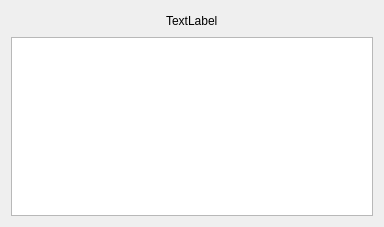
<?xml version="1.0" encoding="UTF-8"?>
<ui version="4.0">
 <class>CRankScoreDialog</class>
 <widget class="QDialog" name="CRankScoreDialog">
  <property name="geometry">
   <rect>
    <x>0</x>
    <y>0</y>
    <width>384</width>
    <height>227</height>
   </rect>
  </property>
  <property name="windowTitle">
   <string>Rank Scores</string>
  </property>
  <layout class="QVBoxLayout" name="verticalLayout_2">
   <item>
    <layout class="QVBoxLayout" name="verticalLayout">
     <item>
      <layout class="QHBoxLayout" name="horizontalLayout">
       <item>
        <spacer name="horizontalSpacer">
         <property name="orientation">
          <enum>Qt::Horizontal</enum>
         </property>
         <property name="sizeHint" stdset="0">
          <size>
           <width>40</width>
           <height>20</height>
          </size>
         </property>
        </spacer>
       </item>
       <item>
        <widget class="QLabel" name="scoringMethod">
         <property name="text">
          <string>TextLabel</string>
         </property>
        </widget>
       </item>
       <item>
        <spacer name="horizontalSpacer_2">
         <property name="orientation">
          <enum>Qt::Horizontal</enum>
         </property>
         <property name="sizeHint" stdset="0">
          <size>
           <width>40</width>
           <height>20</height>
          </size>
         </property>
        </spacer>
       </item>
      </layout>
     </item>
     <item>
      <widget class="QTableWidget" name="rankScoreTable"/>
     </item>
    </layout>
   </item>
  </layout>
 </widget>
 <resources/>
 <connections/>
</ui>
